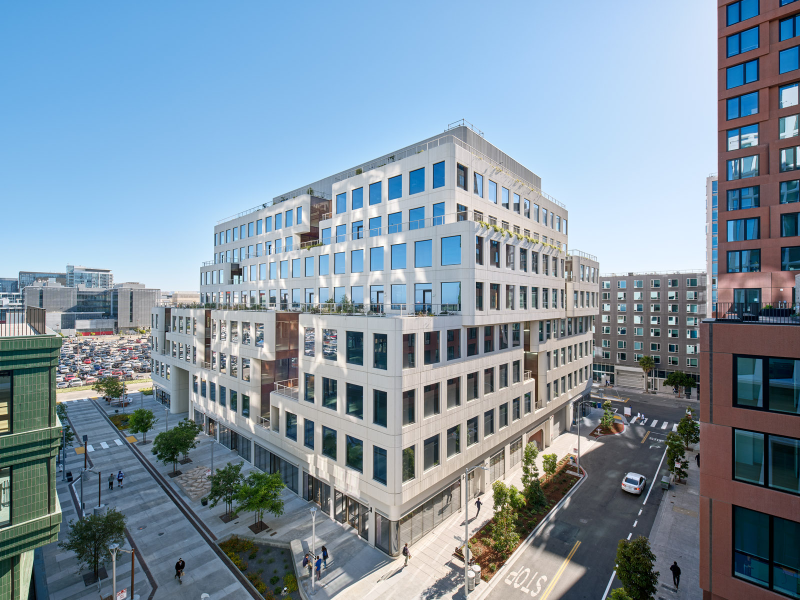
#> input picture test3_1600_1200.jpg, 1600 x 1200 px (shown at 1/2 size)
$ jupyter execute Round_aperture.ipynb
#> lines starting #> are read from the running program, lines starting #| are printed output that depends on the picture
[cell 1]
import numpy as np
import matplotlib.pyplot as plt
from scipy.fft import fft2, ifft2, fftshift, ifftshift
from PIL import Image

[cell 2]
# 1. Basic Parameter Setup
size = 512           # Simulation image size (pixels)
R = 21.41               # Short axis of rectangular aperture (equivalent to 20cm, keeping 10:1 ratio)

[cell 3]
# 2. Get the ground truth image and crop to the center 512x512 region
img_full = Image.open("test3_1600_1200.jpg")
#> img_full is the input picture: PIL image 1600x1200 RGB; mean R, G, B 129.5, 148.6, 163.8
width, height = img_full.size
#> width = 1600; height = 1200
target_size = 512

left = (width - target_size) // 2
#> left = 544
top = (height - target_size) // 2
#> top = 344
right = left + target_size
#> right = 1056
bottom = top + target_size
#> bottom = 856
img_cropped = img_full.crop((left, top, right, bottom))
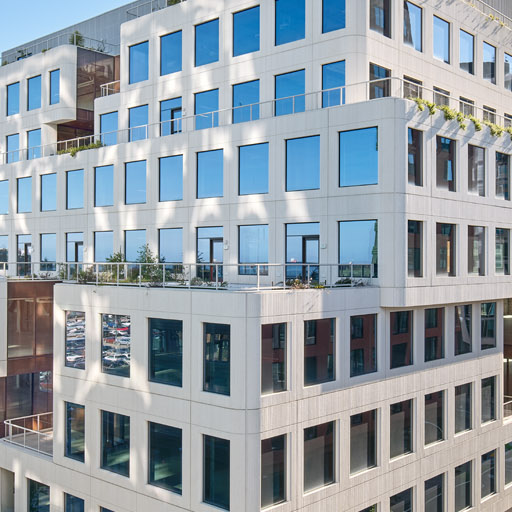
#> img_cropped: PIL image 512x512 RGB; mean R, G, B 148.7, 159.1, 167.1

# Convert to NumPy array and normalize to [0, 1] for the simulation
img = np.array(img_cropped).astype(float) / 255.0

plt.figure(figsize=(6, 6))
plt.imshow(img)
plt.title(f"Center Cropped Ground Truth ({img.shape[1]}x{img.shape[0]})")
plt.axis('off')
plt.show()

print(img.shape)
#| (512, 512, 3)

[cell 4]
# [21 lines of commented-out code are left out]

[cell 5]
def get_physical_aperture_round(size, R):
    y, x = np.meshgrid(np.linspace(-size//2, size//2, size),
                       np.linspace(-size//2, size//2, size))
    rho = np.sqrt(x**2 + y**2)
    return (rho <= R).astype(float)

[cell 6]
# 1. Generate the physical mask (2D)
mask = get_physical_aperture_round(size, R)

# 2. Simulate Imaging for RGB
# Create an empty array to store the result with the same shape as the input
blurred_img = np.zeros_like(img, dtype=float)

for i in range(3):  # Loop through R, G, and B channels
    channel = img[:, :, i]

    # Transform channel to frequency domain
    obj_fft = fftshift(fft2(channel))

    # Apply the Round Aperture mask
    filtered_fft = obj_fft * mask

    # Transform back and take the magnitude
    # We use .real or np.abs to get the intensity
    blurred_img[:, :, i] = np.abs(ifft2(fftshift(filtered_fft)))
#> this loop made 3 passes
#> pass 1, `channel = img[:, :, i]`:
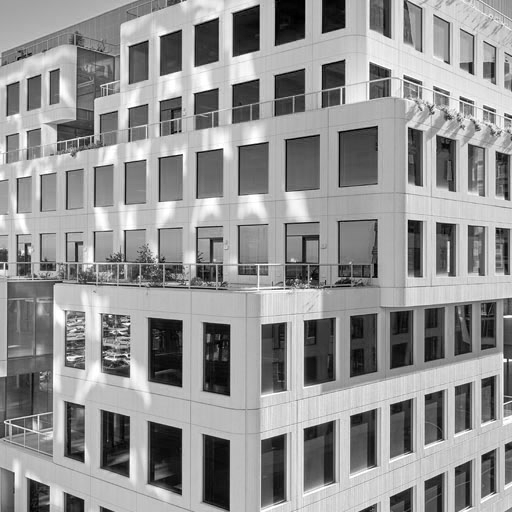
#> channel: shape (512, 512) float64; min 0, max 1, mean 0.583
#> pass 2, `channel = img[:, :, i]`:
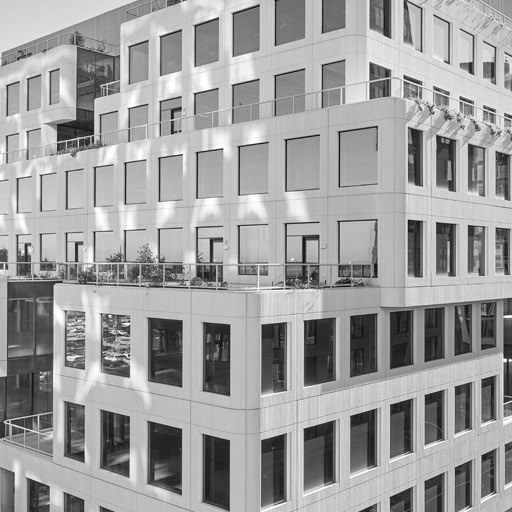
#> channel: shape (512, 512) float64; min 0.0157, max 1, mean 0.624
#> pass 3, `channel = img[:, :, i]`:
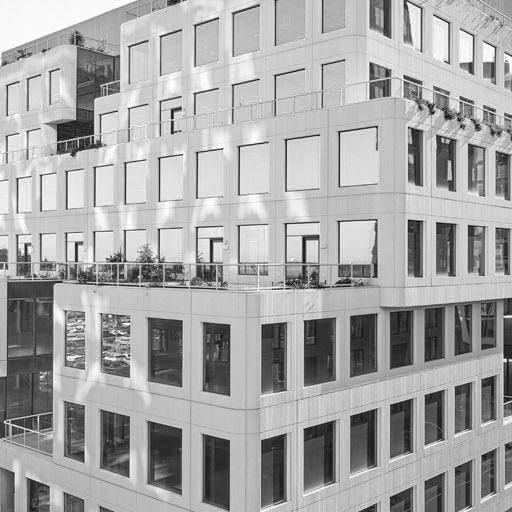
#> channel: shape (512, 512) float64; min 0, max 1, mean 0.655
#> after the loop:
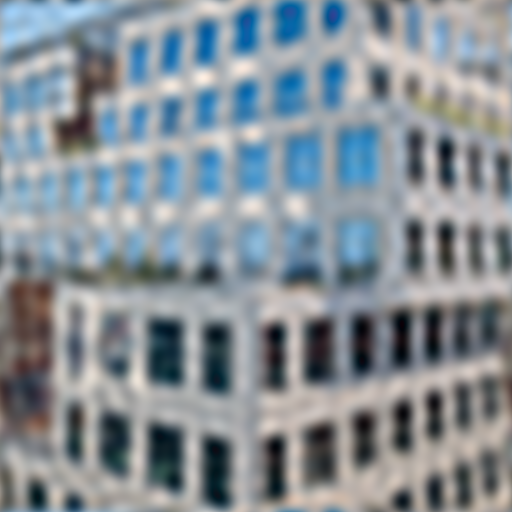
#> blurred_img: shape (512, 512, 3) float64; mean R, G, B 0.584, 0.624, 0.655; drawn with min black and max white

# Normalize the result to [0, 1] if the input was floats,
# or ensure it stays in the original range to prevent clipping
if img.max() > 1:
    blurred_img = np.clip(blurred_img, 0, 255).astype(np.uint8)
else:
    blurred_img = np.clip(blurred_img, 0, 1)
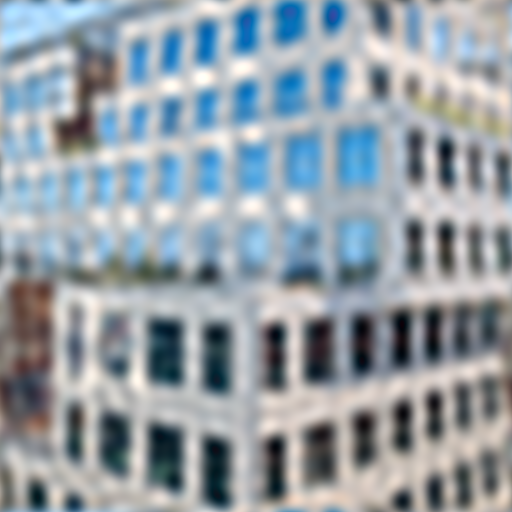
#> blurred_img: shape (512, 512, 3) float64; mean R, G, B 0.584, 0.624, 0.655

[cell 7]
# 3. Plotting the Results
plt.figure(figsize=(10, 5))

# Subplot 1: The Original RGB Image
plt.subplot(1, 3, 1)
plt.imshow(img)
plt.title("Original RGB Image")
plt.axis('off')

# Subplot 2: The Physical Aperture (The Mask)
plt.subplot(1, 3, 2)
plt.imshow(blurred_img)
plt.title(f"Img result (R={R})")
plt.axis('off')

plt.tight_layout()
plt.show()

$ run again, with test_882_588.jpg copied over test3_1600_1200.jpg
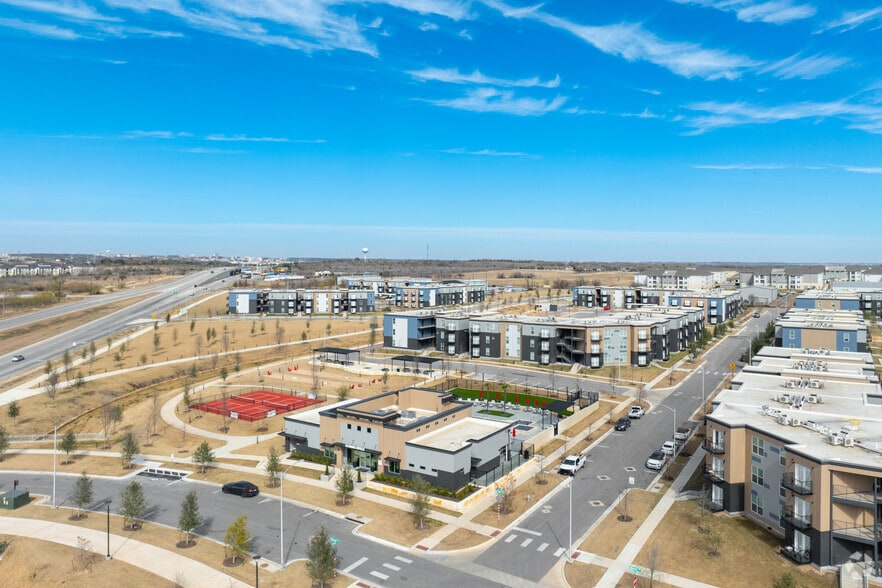
#> input picture test_882_588.jpg, 882 x 588 px
#> img_full is the input picture: PIL image 882x588 RGB; mean R, G, B 120.4, 165.8, 183.1
#| (512, 512, 3)
#> the loop `for i in range(3):` made 3 passes
#> pass 1, `channel = img[:, :, i]`:
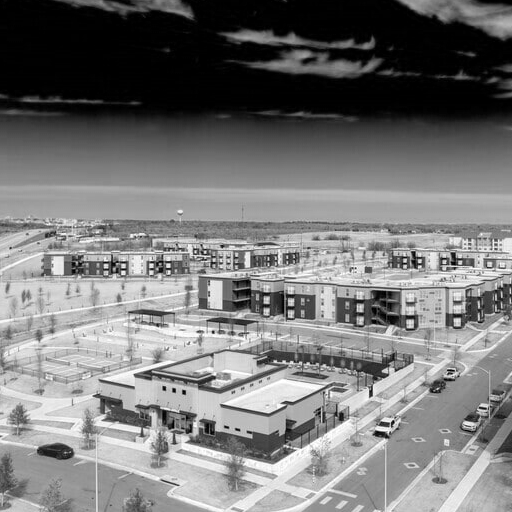
#> channel: shape (512, 512) float64; min 0, max 1, mean 0.472
#> after the loop `for i in range(3):`:
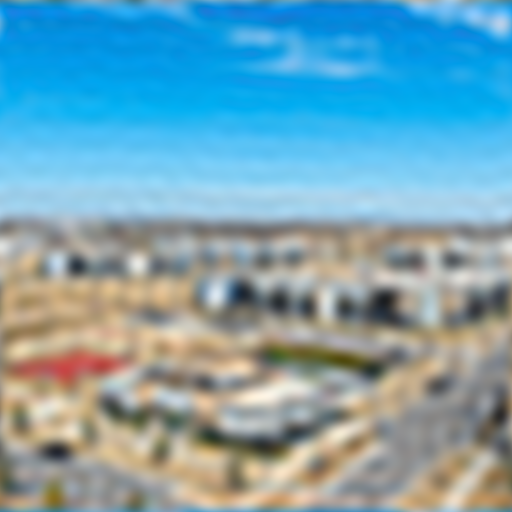
#> blurred_img: shape (512, 512, 3) float64; mean R, G, B 0.475, 0.651, 0.716; drawn with min black and max white
